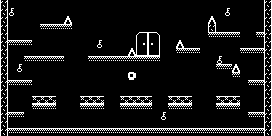

Rendered tile map (Tiled .tmx) drawn with the repository's tilesets; below, a short description and the map source with its tile grids summarised:
An orthogonal 34x17 tile map with 8x8 px tiles, 2 tile layers (Tile Layer 1, background) and 8 objects (5, 3, 0, leftleft, rightright, ...).

<map version="1.0" orientation="orthogonal" renderorder="right-down" width="34" height="17" tilewidth="8" tileheight="8" nextobjectid="49">
 <properties>
  <property name="color1" value="32" />
  <property name="color2" value="16" />
  <property name="emmitercolor" value="60" />
  <property name="enemycolor" value="50" />
  <property name="hudcolor" value="92" />
  <property name="music" value="2" />
  <property name="name" value="under the bridge" />
  <property name="tilecolor" value="11" />
 </properties>
 <tileset firstgid="1" name="tileset" tilewidth="8" tileheight="8">
  <image source="tileset.png" width="160" height="200" />
 </tileset>
 <layer name="Tile Layer 1" width="34" height="17">
  <properties>
   <property name="texture" value="tileset" />
  </properties>
  <data>[578 cells, 164 non-empty, 16 distinct tile ids]</data>
 </layer>
 <objectgroup name="enemy">
  <properties>
   <property name="_type" value="1" />
   <property name="sizex" value="16" />
   <property name="sizey" value="16" />
   <property name="speedx" value="10" />
   <property name="speedy" value="10" />
   <property name="texture" value="enemies_16x16" />
  </properties>
  <object id="23" name="type0" type="5" x="172" y="16">
   <properties>
    <property name="areverse" value="1" />
   </properties>
   <polyline points="0,0 28,0" />
  </object>
  <object id="35" name="type1" type="3" x="88" y="16">
   <properties>
    <property name="adelay" value="300" />
    <property name="areverse" value="1" />
   </properties>
   <polyline points="0,0 24,0" />
  </object>
 </objectgroup>
 <objectgroup name="Copy of enemy">
  <properties>
   <property name="_type" value="1" />
   <property name="sizex" value="32" />
   <property name="sizey" value="32" />
   <property name="speedx" value="10" />
   <property name="speedy" value="10" />
   <property name="texture" value="enemies_32x32" />
  </properties>
  <object id="48" name="type2" type="0" x="28" y="40">
   <properties>
    <property name="adelay" value="350" />
    <property name="areverse" value="0" />
   </properties>
   <polyline points="0,0 24,0" />
  </object>
 </objectgroup>
 <objectgroup name="emiters">
  <properties>
   <property name="_type" value="2" />
   <property name="delay" value="9460" />
   <property name="sizex" value="8" />
   <property name="sizey" value="8" />
   <property name="speed" value="40" />
   <property name="texture" value="enemies_8x8" />
  </properties>
  <object id="26" name="leftleft" x="66" y="124">
   <properties>
    <property name="offset" value="3700" />
   </properties>
   <polyline points="0,0 0,-124" />
  </object>
  <object id="31" name="rightright" x="203" y="124">
   <properties>
    <property name="offset" value="9750" />
   </properties>
   <polyline points="0,0 0,-124" />
  </object>
  <object id="33" name="left" x="110" y="124">
   <properties>
    <property name="offset" value="7200" />
   </properties>
   <polyline points="0,0 0,-124" />
  </object>
  <object id="34" name="right" x="158" y="124">
   <properties>
    <property name="offset" value="6100" />
   </properties>
   <polyline points="0,0 0,-124" />
  </object>
 </objectgroup>
 <objectgroup name="enemy1">
  <properties>
   <property name="_type" value="1" />
   <property name="sizex" value="32" />
   <property name="sizey" value="32" />
   <property name="speedx" value="40" />
   <property name="speedy" value="10" />
   <property name="texture" value="enemies_32x32" />
  </properties>
  <object id="24" name="statek" type="8" x="208" y="112">
   <properties>
    <property name="adelay" value="350" />
    <property name="areverse" value="1" />
    <property name="reverse" value="0" />
   </properties>
   <polyline points="0,0 -92,0 -44,0 -140,0" />
  </object>
 </objectgroup>
 <layer name="background" width="34" height="17">
  <properties>
   <property name="texture" value="tileset" />
  </properties>
  <data>[578 cells, 9 non-empty, 9 distinct tile ids]</data>
 </layer>
</map>
